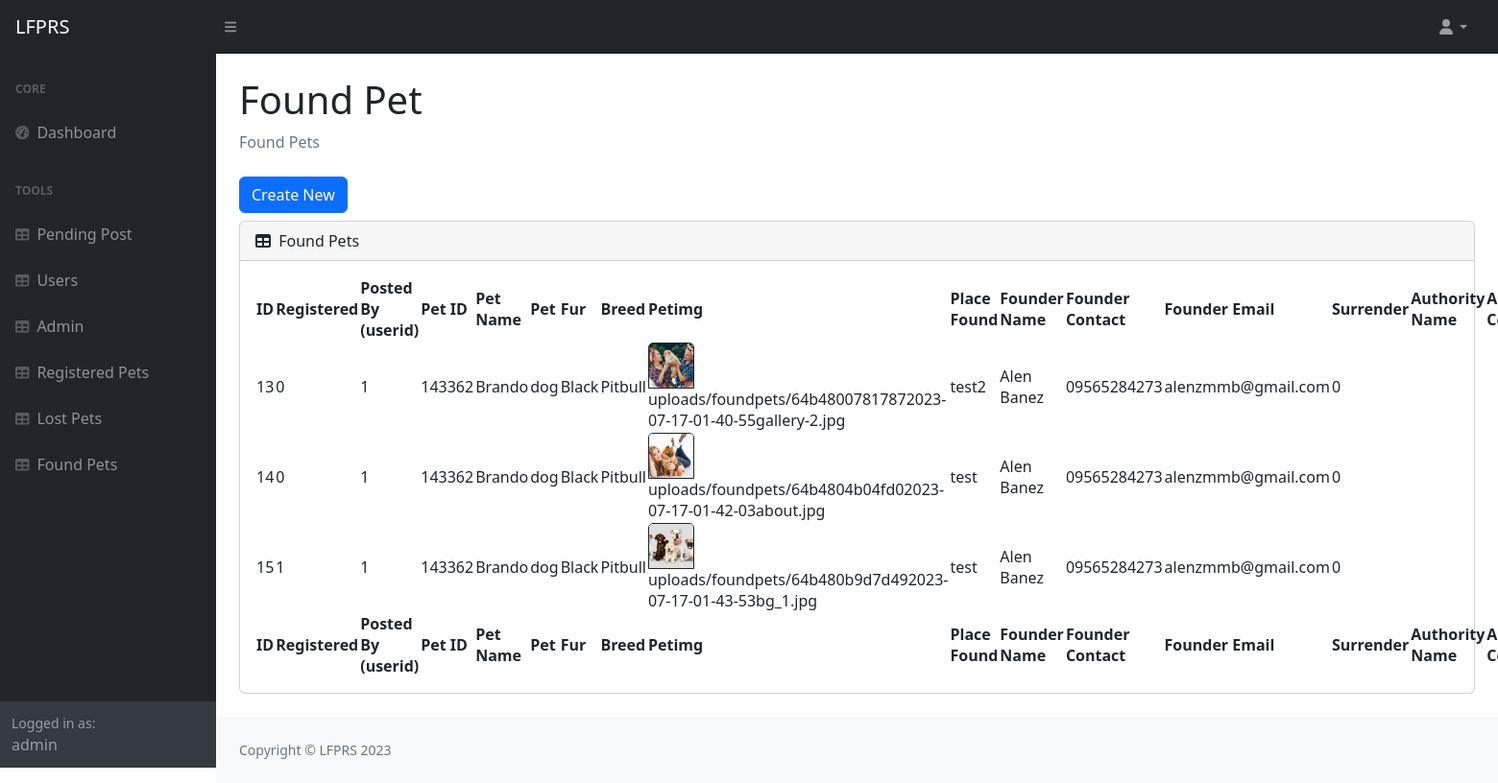
/admin/foundpets.php (signed in), run on an earlier commit of the app's database.
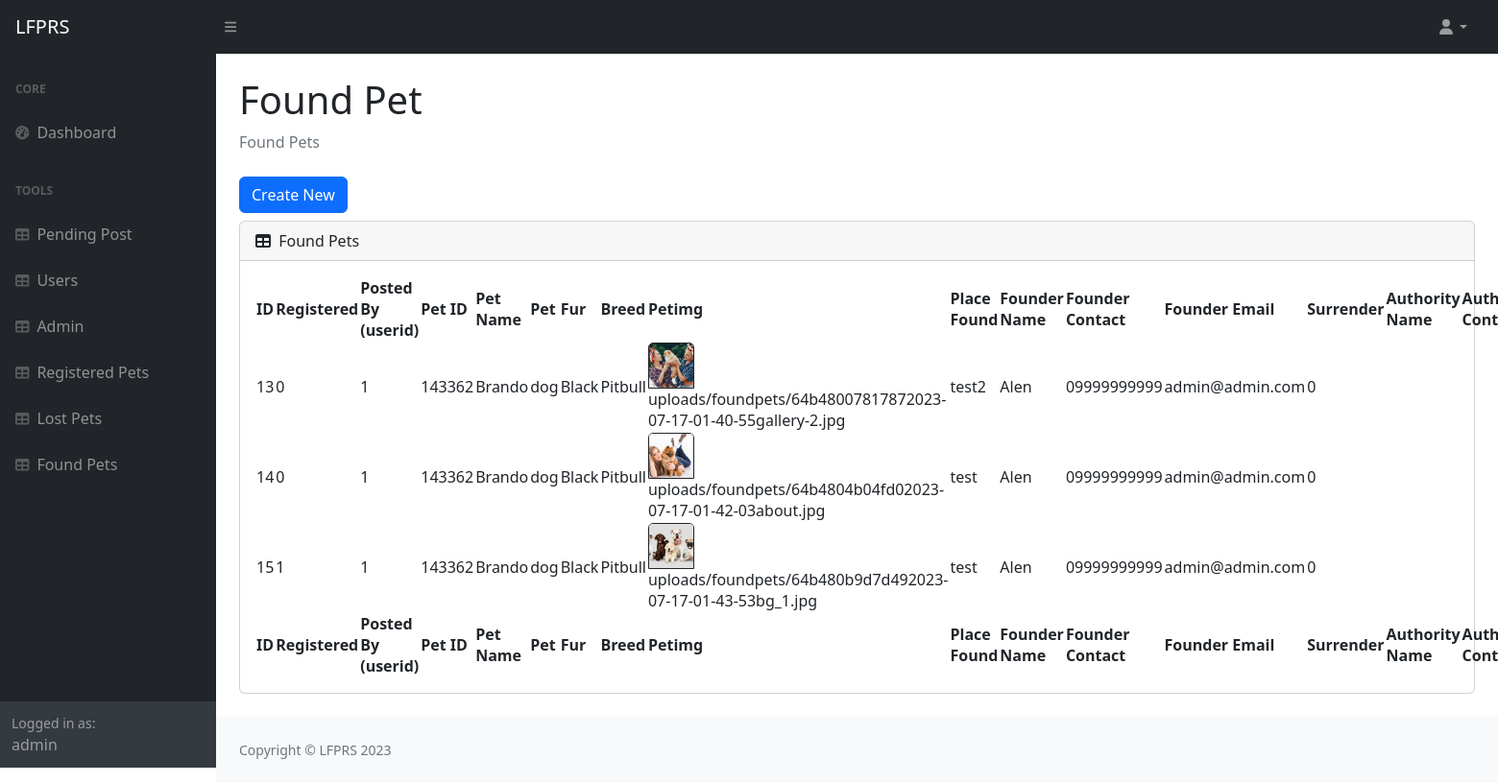
And on a later commit of the database.
### tables this page shows
CREATE TABLE `reportfoundpet` (
  `id` int(11) NOT NULL,
  `registered` int(11) NOT NULL,
  `userid` int(11) NOT NULL,
  `petid` varchar(255) NOT NULL,
  `petname` varchar(255) NOT NULL,
  `pet` varchar(255) NOT NULL,
  `fur` varchar(255) NOT NULL,
  `breed` varchar(255) NOT NULL,
  `petimage` varchar(255) NOT NULL,
  `placefound` varchar(255) NOT NULL,
  `foundername` varchar(255) NOT NULL,
  `foundercontact` varchar(255) NOT NULL,
  `founderemail` varchar(255) NOT NULL,
  `surrender` int(11) NOT NULL,
  `authorityname` varchar(255) NOT NULL,
  `authoritycontact` varchar(255) NOT NULL,
  `authorityaddress` varchar(255) NOT NULL,
  `approved` tinyint(4) NOT NULL DEFAULT 1,
  `date` date NOT NULL,
  `expirationdate` date NOT NULL
);

### admin/foundpets.php (the view, shortened to what the changed rows need)
<?php
        include("../config.php");
        ?>
<!DOCTYPE html>
<html lang="en">
    <head>
        <link href="https://cdn.jsdelivr.net/npm/simple-datatables@7.1.2/dist/style.min.css" rel="stylesheet" />
        <link href="css/styles.css" rel="stylesheet" />
    </head>
    <body class="sb-nav-fixed">
        <div id="layoutSidenav">
            <div id="layoutSidenav_content">
                <main>
                    <div class="container-fluid px-4">
                        <h1 class="mt-4">Found Pet</h1>
                        <div class="card mb-4">
                            <div class="card-body">
                                <table id="datatablesSimple">
                                    <thead>
                                        <tr>
                                        <th>ID</th>
      <th>Registered</th>
      <th>Posted By (userid)</th>
      <th>Pet ID</th>
      <th>Pet Name</th>
      <th>Pet</th>
      <th>Fur</th>
      <th>Breed</th>
      <th>Petimg</th>
      <th>Place Found</th>
      <th>Founder Name</th>
      <th>Founder Contact</th>
      <th>Founder Email</th>
      <th>Surrender</th>
      <th>Authority Name</th>
      <th>Authority Contact</th>
                                        </tr>
                                    </thead>
                                    <tfoot>
                                        <tr>
                                        <th>ID</th>
      <th>Registered</th>
      <th>Posted By (userid)</th>
      <th>Pet ID</th>
      <th>Pet Name</th>
      <th>Pet</th>
      <th>Fur</th>
      <th>Breed</th>
      <th>Petimg</th>
      <th>Place Found</th>
      <th>Founder Name</th>
      <th>Founder Contact</th>
      <th>Founder Email</th>
      <th>Surrender</th>
      <th>Authority Name</th>
      <th>Authority Contact</th>
                                        </tr>
                                    </tfoot>
                                    <tbody>
                                    <?php
    $sql = "SELECT id, registered, userid, petid, petname, pet,  breed, fur, petimage, placefound, foundername, foundercontact, founderemail , surrender, authorityname, authoritycontact, authorityaddress, approved, date, expirationdate FROM reportfoundpet";
    $result = $db->query($sql);
    if ($result->num_rows > 0) {
        while ($row = $result->fetch_assoc()) {
            echo "<tr>";
            echo "<td>" . $row["id"] . "</td>";
            echo "<td>" . $row["registered"] . "</td>";
            echo "<td>" . $row["userid"] . "</td>";
            echo "<td>" . $row["petid"] . "</td>";
            echo "<td>" . $row["petname"] . "</td>";
            echo "<td>" . $row["pet"] . "</td>";
            echo "<td>" . $row["fur"] . "</td>";
            echo "<td>" . $row["breed"] . "</td>";
            echo "<td><img class='card-img-top border border-dark z-depth-2' style='width: 3rem; height:3rem; object-fit: cover;' src='../" . $row['petimage'] . "' alt='View'><br>" . $row["petimage"] . "</td>";
            echo "<td>" . $row["placefound"] . "</td>";
            echo "<td>" . $row["foundername"] . "</td>";
            echo "<td>" . $row["foundercontact"] . "</td>";
            echo "<td>" . $row["founderemail"] . "</td>";
            echo "<td>" . $row["surrender"] . "</td>";
            echo "<td>" . $row["authorityname"] . "</td>";
            echo "<td>" . $row["authoritycontact"] . "</td>";
            echo "</tr>";
        }
    } else {
        echo "<tr><td colspan='8'>No data found</td></tr>";
    }
    ?>
  </tbody>
                                </table>
                            </div>
                        </div>
                    </div>
                </main>
            </div>
        </div>
    </body>
</html>

What changed in the data, as far as the page shows it:
changed reportfoundpet "uploads/foundpets/64b48007817872023-07-17-01-40-55gallery-2.jpg": foundername "Alen Banez" → "Alen"; foundercontact "09565284273" → "09999999999"; founderemail "alenzmmb@gmail.com" → "admin@admin.com"
changed reportfoundpet "uploads/foundpets/64b4804b04fd02023-07-17-01-42-03about.jpg": foundername "Alen Banez" → "Alen"; foundercontact "09565284273" → "09999999999"; founderemail "alenzmmb@gmail.com" → "admin@admin.com"
changed reportfoundpet "uploads/foundpets/64b480b9d7d492023-07-17-01-43-53bg_1.jpg": foundername "Alen Banez" → "Alen"; foundercontact "09565284273" → "09999999999"; founderemail "alenzmmb@gmail.com" → "admin@admin.com"
